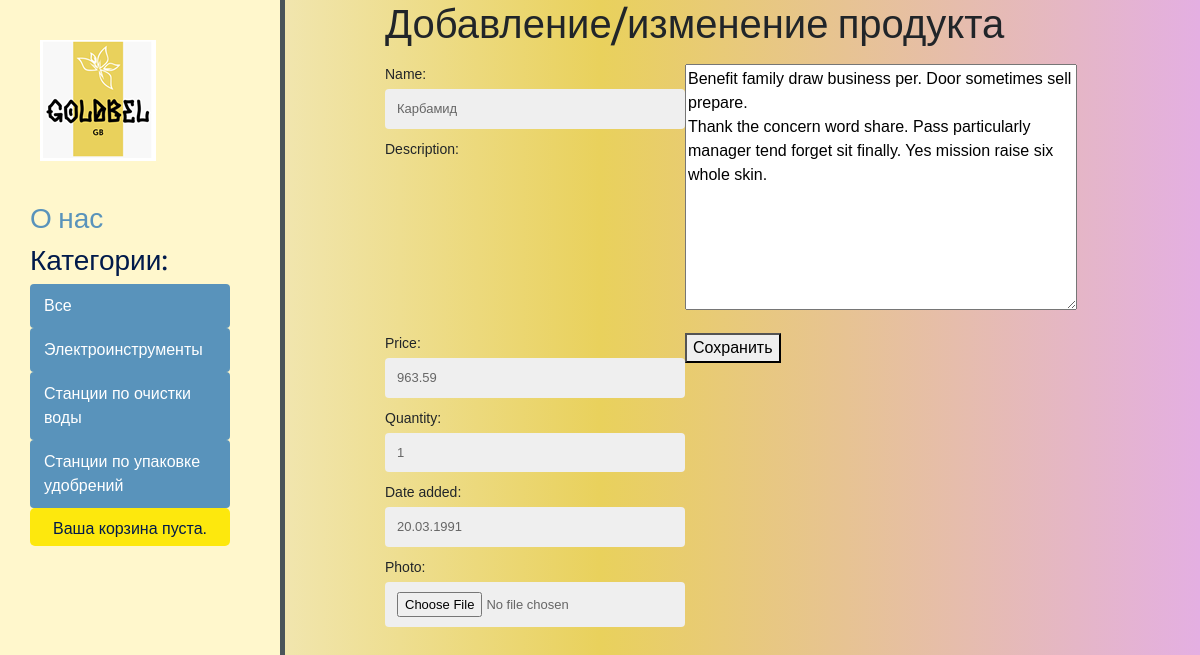
Page /order_client/product/4/ on the committed database.
### myapp_2/models.py (models this page shows, shortened)
class Product(models.Model):
    name = models.CharField(max_length=100)
    description = models.TextField()
    price = models.DecimalField(max_digits=10, decimal_places=2)
    quantity = models.IntegerField()
    date_added = models.DateField()
    photo = models.ImageField(null=True, blank=True)

### myapp_2/views.py (the view)
# urls.py: path('product/<int:product_id>/', add_or_edit_product, name='edit_product'),
def add_or_edit_product(request, product_id=1):
    if product_id:
        product = Product.objects.get(pk=product_id)
    else:
        product = Product()
    if request.method == 'POST':
        form = ProductForm(request.POST, request.FILES, instance=product)
        if form.is_valid():
            name = form.cleaned_data['name']
            form.save()
            logger.info(f'Получили{name=}')
    else:
        form = ProductForm(instance=product)
    return render(request, 'myapp_2/add_or_edit_product.html', {'form': form})

### myapp_2/forms.py
class ProductForm(forms.ModelForm):
    class Meta:
        model = Product
        fields = ['name', 'description', 'price', 'quantity', 'date_added', 'photo']

### myapp_2/templates/myapp_2/add_or_edit_product.html (shortened to what this page needs)
{% extends 'myapp_2/main.html' %}
{% block content %}
    <h1>Добавление/изменение продукта</h1>
    <form method="post" enctype="multipart/form-data">
        {{ form.as_p }}
        <button type="submit">Сохранить</button>
    </form>
{% endblock %}

### shopapp/static/css/base.css (style rules this page uses)
body { background: -webkit-linear-gradient(90deg, #f8f8f8,#e9d15c,#e4afe2); background: linear-gradient(90deg, #f8f8f8,#e9d15c,#e4afe2); margin:0; padding:0; font-family:helvetica, sans-serif; }
h1, h2, h3, h4, h5 , h6 { font-family: 'Ubuntu', sans-serif; font-weight:normal; }
form p label, form p input { float:left; clear:both; }
form p label { font-size:14px; padding-bottom:4px; }
form p input { width:300px; font-size:13px; margin-bottom:10px; padding:10px 12px; border:0; background:#efefef; color:#666; border-radius:4px; }
body { margin:0; padding:0; font-family:helvetica, sans-serif; }

### rows in the picture
Product: name "Карбамид", description "Benefit family draw business per. Door sometimes sell prepare. Thank the concern word share. Pass particularly manager tend forget sit finally. Yes mission raise six whole skin.", price "963.59", quantity "1", date_added "20.03.1991"
